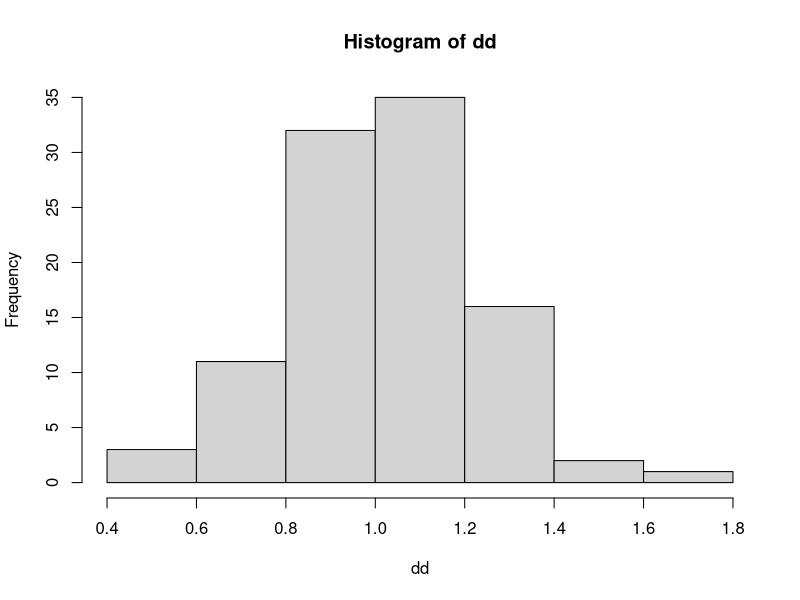
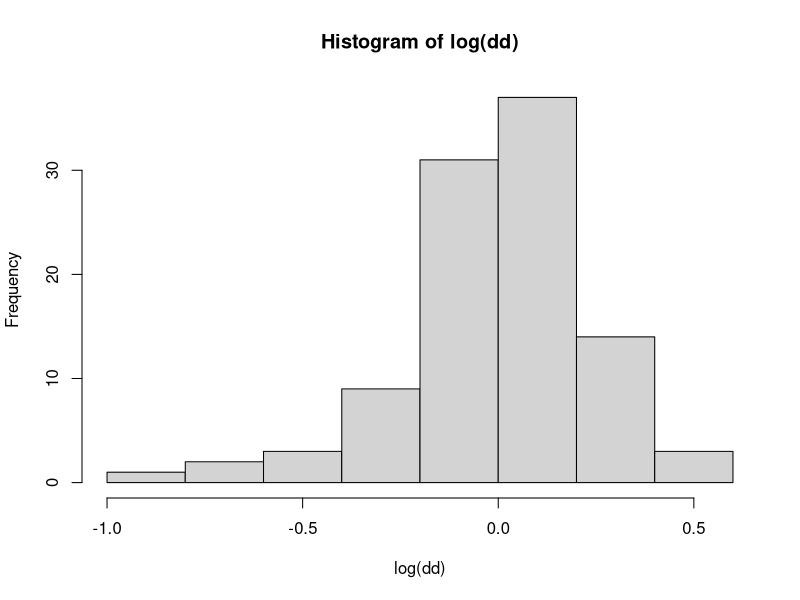

Recreate these plots in R, in order.
## ---- chunk 1
knitr::opts_chunk$set(echo = TRUE)
## ---- chunk 2
rm(list=ls())
set.seed(1)
dd<-rnorm(100,mean=1,sd=0.25)
## ---- chunk 3
set.seed(1)
dd<-rnorm(100,mean=1,sd=0.25)
hist(dd)
print(paste('mean of dd =',mean(dd),'variance of dd =',var(dd)))
## ---- chunk 4
set.seed(1)
dd<-rnorm(100,mean=1,sd=0.25)
hist(log(dd))
print(paste('mean =',mean(log(dd)),'variance =',var(log(dd))))
